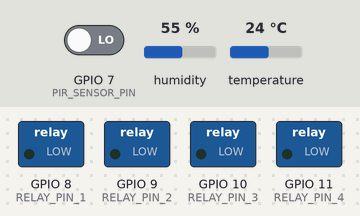
Bench run of a sketch on a simulated ESP8266 (NodeMCU). Shown: switched loads named in the sketch (green lamp = pin HIGH). The test bench sets the inputs (shaded band); at power-on: GPIO 7 (PIR_SENSOR_PIN) LOW, humidity 55 %, temperature 24 °C. WiFi joins after 1.5 s; servers stay silent unless stated.

Above: at 3.0 s.
3.1 s: GPIO 7 (PIR_SENSOR_PIN) driven HIGH
At 4.0 s:
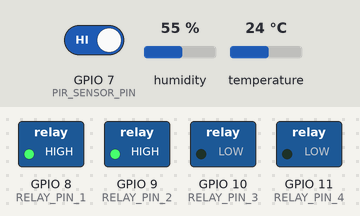
4.6 s: GPIO 7 (PIR_SENSOR_PIN) driven LOW
At 5.1 s:
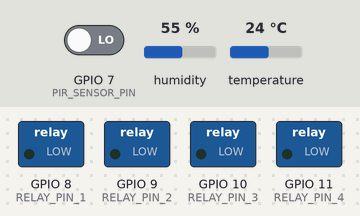
Timing chart, 0 to 7.6 s (numbered marks = the images above; inputs shaded):
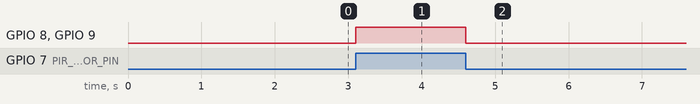

Measured:
- after the input at 3.1 s, GPIO 8 (RELAY_PIN_1), GPIO 9 (RELAY_PIN_2): LOW → HIGH at once
- after the input at 4.6 s, GPIO 8 (RELAY_PIN_1), GPIO 9 (RELAY_PIN_2): HIGH → LOW at once

The sketch:

smart_automation.ino
```cpp
#include <ESP8266WiFi.h>
#include <BlynkSimpleEsp8266.h>
#include <DHT.h>

// Wi-Fi credentials
char auth[] = "YourBlynkAuthToken";  // Blynk Auth Token
char ssid[] = "YourWiFiSSID";
char pass[] = "YourWiFiPassword";

// Pin definitions
#define RELAY_PIN_1 8
#define RELAY_PIN_2 9
#define RELAY_PIN_3 10
#define RELAY_PIN_4 11
#define PIR_SENSOR_PIN 7
#define DHT_PIN 6

DHT dht(DHT_PIN, DHT11);  // DHT11 sensor
BlynkTimer timer;

void setup() {
  // Serial monitor setup
  Serial.begin(9600);
  WiFi.begin(ssid, pass);
  Blynk.begin(auth, ssid, pass);

  // Pin setup
  pinMode(RELAY_PIN_1, OUTPUT);
  pinMode(RELAY_PIN_2, OUTPUT);
  pinMode(RELAY_PIN_3, OUTPUT);
  pinMode(RELAY_PIN_4, OUTPUT);
  pinMode(PIR_SENSOR_PIN, INPUT);

  // Initialize DHT sensor
  dht.begin();

  // Set up a timer to send sensor data to the Blynk app
  timer.setInterval(1000L, sendSensorData);
}

void loop() {
  Blynk.run();
  timer.run();
  controlDevicesBasedOnMotion();
}

// Function to send temperature and humidity data to the app
void sendSensorData() {
  float temp = dht.readTemperature();
  float humidity = dht.readHumidity();

  // Send data to the Blynk app
  Blynk.virtualWrite(V1, temp);     // Virtual pin V1 for temperature
  Blynk.virtualWrite(V2, humidity); // Virtual pin V2 for humidity
}

// Function to control devices based on motion
void controlDevicesBasedOnMotion() {
  int motionDetected = digitalRead(PIR_SENSOR_PIN);
  if (motionDetected == HIGH) {
    // Turn on devices
    digitalWrite(RELAY_PIN_1, HIGH);  // Turn on light
    digitalWrite(RELAY_PIN_2, HIGH);  // Turn on fan
  } else {
    // Turn off devices
    digitalWrite(RELAY_PIN_1, LOW);   // Turn off light
    digitalWrite(RELAY_PIN_2, LOW);   // Turn off fan
  }
}
```
